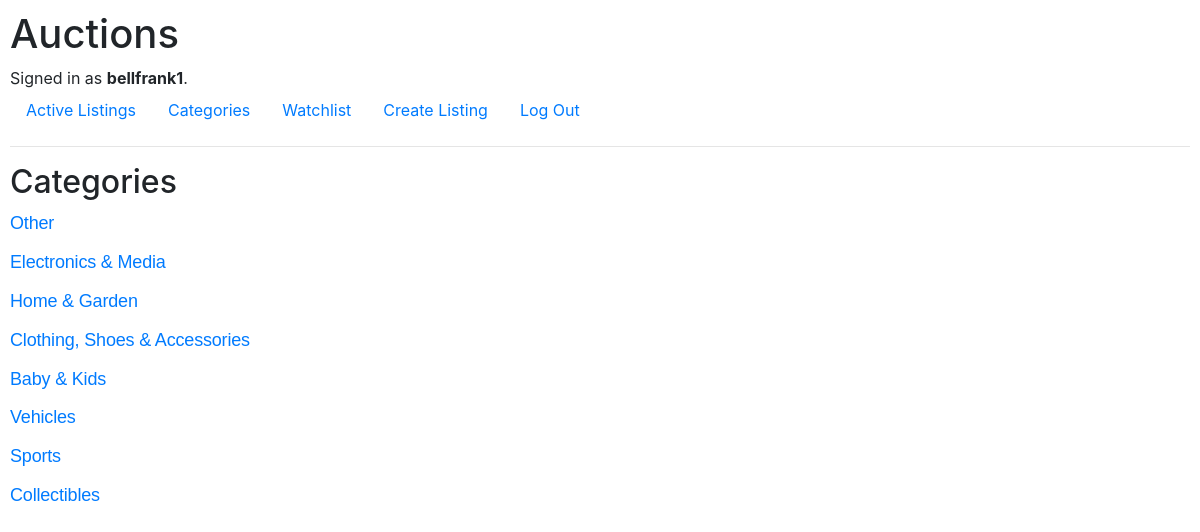
Page /categories (signed in) on the committed database.
### auctions/models.py (models this page shows)
class User(AbstractUser):
    pass

class Category(models.Model):
    name = models.CharField(max_length=64)
    def __str__(self):
        return self.name

### auctions/views.py (the view)
# urls.py: path("categories", views.categories, name="categories"),
@login_required
def categories(request):
    category_choices = Category.objects.all()
    choice_list = []
    for item in category_choices:
        choice_list.append(item)
    return render(request, "auctions/categories.html", {
            "choice_list": choice_list
        })

### auctions/templates/auctions/categories.html
{% extends "auctions/layout.html" %}
{% block body %}
    <h2>Categories</h2>
    {% for category in choice_list %}
    <p>
        <a href="{% url 'category' category %}">{{category}}</a>
    </p>
    {% endfor %}
{% endblock %}

### auctions/templates/auctions/layout.html (shortened to what this page needs)
{% load static %}
<!DOCTYPE html>
<html lang="en">
    <head>
        <link rel="stylesheet" href="https://stackpath.bootstrapcdn.com/bootstrap/4.4.1/css/bootstrap.min.css">
        <link href="{% static 'auctions/styles.css' %}" rel="stylesheet">
    </head>
    <body>
        <h1>Auctions</h1>
        <div>
            {% if user.is_authenticated %}
                Signed in as <strong>{{ user.username }}</strong>.
            {% else %}
                Not signed in.
            {% endif %}
        </div>
        <ul class="nav">
            <li class="nav-item">
                <a class="nav-link" href="{% url 'index' %}">Active Listings</a>
            </li>
            {% if user.is_authenticated %}
                <li class="nav-item">
                    <a class="nav-link" href="{% url 'categories' %}">Categories</a>
                </li>
                <li class="nav-item">
                    <a class="nav-link" href="{% url 'watchlist' %}">Watchlist</a>
                </li>
                <li class="nav-item">
                    <a class="nav-link" href="{% url 'create_listing' %}">Create Listing</a>
                </li>
                <li class="nav-item">
                    <a class="nav-link" href="{% url 'logout' %}">Log Out</a>
                </li>
            {% endif %}
        </ul>
        <hr>
        {% block body %}
        {% endblock %}
    </body>
</html>

### auctions/static/auctions/styles.css (style rules this page uses)
body { padding: 10px; }
p { margin-bottom: 10px; font-family: Karla, sans-serif; color: #55527c; font-size: 18px; line-height: 1.6; font-weight: 400; letter-spacing: -0.01em; }
* { box-sizing: border-box; }

### rows in the picture
User: username "bellfrank1"
Category: name "Other"
Category: name "Electronics & Media"
Category: name "Home & Garden"
Category: name "Clothing, Shoes & Accessories"
Category: name "Baby & Kids"
Category: name "Vehicles"
Category: name "Sports"
Category: name "Collectibles"
